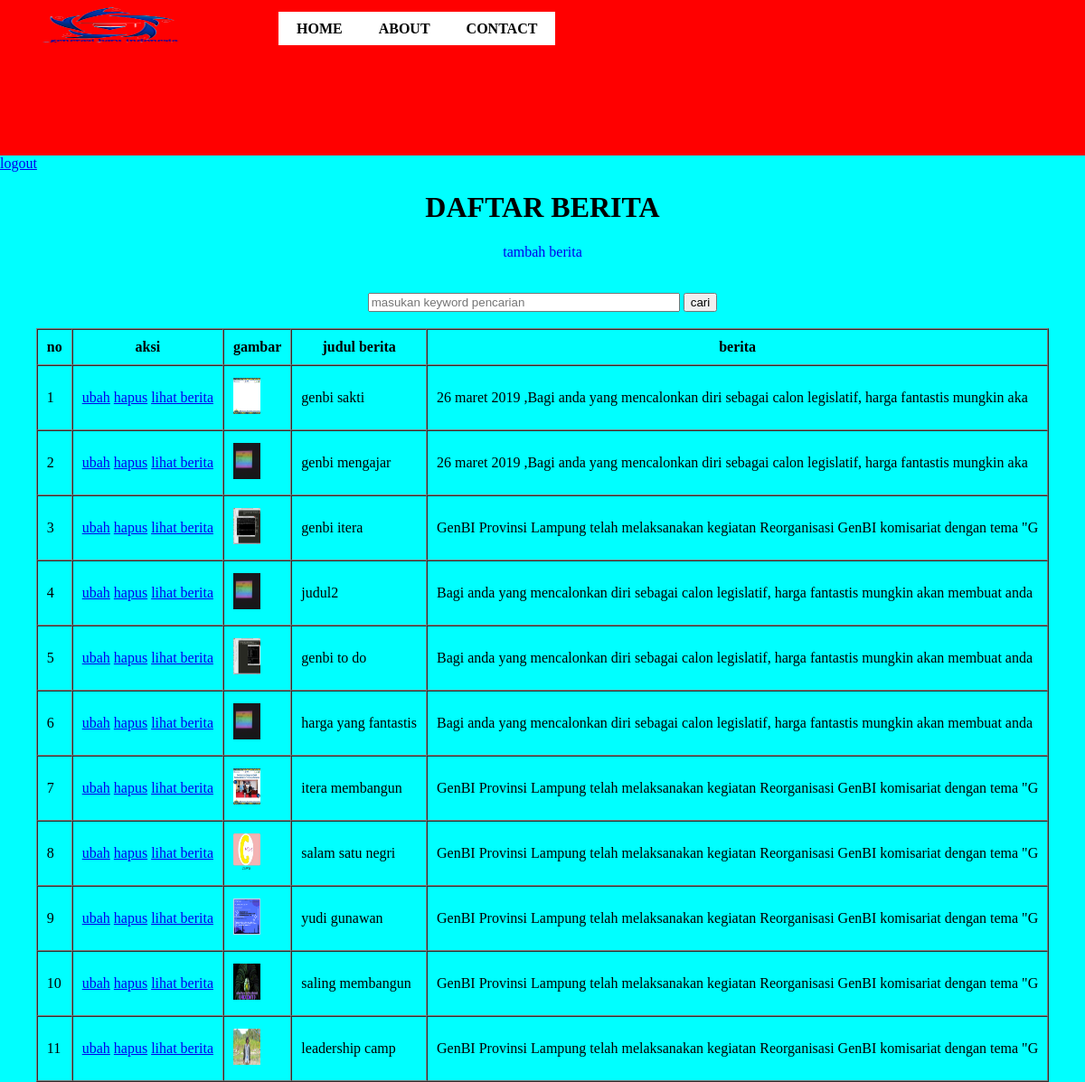
Screenshot of /website_genbi/index2.php with the database file from the repository.
### tables this page shows
CREATE TABLE `berita` (
  `id` int(11) NOT NULL,
  `judul` varchar(300) NOT NULL,
  `texts` text NOT NULL,
  `gambar` varchar(100) NOT NULL
);

### website_genbi/functions.php (called while the page is built, shortened)
<?php
	$conn = mysqli_connect("localhost","root","","phpdasar2");
	function query($querys){
		global $conn;
		$result=mysqli_query($conn,$querys);
		$rows=[];
		while($row=mysqli_fetch_assoc($result)){
			$rows[]=$row;
		}
		return $rows;
	}
 ?>

### website_genbi/index2.php (the view, shortened to what this page needs)
<?php
	require 'header.php';
	$mahasiswa = query("SELECT * FROM berita ");
 ?>
<!DOCTYPE html>
<html>
<head>
	<link rel="stylesheet" type="text/css" href="style.css">
</head>
<body>
	<a href="logout.php" >logout</a>
	<h1 align="center">DAFTAR BERITA</h1>
		<center><a href="tambah.php" style="text-decoration:none">tambah berita</a></center>
		<br><br>
		<center>
		<form action="" method="post">
			<input type="text" name="keyword" size = "40" autofocus placeholder="masukan keyword pencarian" autocomplete="off" >
			<button type="submit" name="cari">cari</button>
		</form>
		</center>
		<br>
	<div align="center">
		<table border ="1" cellpadding="10" cellspacing="0">
			<tr>
				<th>no</th>
				<th>aksi</th>
				<th>gambar</th>
				<th>judul berita</th>
				<th>berita</th>
			</tr>
			<?php $i=1; ?>
			<?php foreach($mahasiswa as $row) : ?>
			<tr>
				<td><?php echo $i; ?></td>
				<td>
					<a href="ubah.php?id=<?php echo $row["id"]; ?>">ubah</a>
					<a href="hapus.php?id=<?php echo $row["id"]; ?>" onclick=" return confirm('yakin?,tekan OK untuk melanjutkan')">hapus</a>
					<a href="listberita.php?id=<?php echo $row["id"]; ?>">lihat berita</a>
				</td>
				<td><img src="img/<?php echo $row["gambar"]; ?>"></td>
				<td><?php echo $row["judul"]; ?></td>
				<td><?php  echo "<p>".substr($row["texts"],0,100)."</p>"; ?></td>
			</tr>
			<?php $i++; ?>
		<?php endforeach; ?>
		</table>
	</div>
</body>
</html>

### website_genbi/style2.css (style rules this page uses)
body { margin: 0; background-color: #00FFFF; }
img { width: 100%; height: 150px; }
a { text-align: justify; }

### website_genbi/style.css (style rules this page uses)
body { margin: 0; background-color: #00FFFF; }
img { width: 40px; height: 40px; }

### website_genbi/index2.php (style rules this page uses)
img { height: 40px; width: 30px; }

### rows the page displays
berita: gambar (picture), judul "genbi sakti", texts "26 maret 2019 ,Bagi anda yang mencalonkan diri sebagai calon legislatif, harga fantastis mungkin aka"
berita: gambar (picture), judul "genbi mengajar", texts "26 maret 2019 ,Bagi anda yang mencalonkan diri sebagai calon legislatif, harga fantastis mungkin aka"
berita: gambar (picture), judul "genbi itera", texts "GenBI Provinsi Lampung telah melaksanakan kegiatan Reorganisasi GenBI komisariat dengan tema \"G"
berita: gambar (picture), judul "judul2", texts "Bagi anda yang mencalonkan diri sebagai calon legislatif, harga fantastis mungkin akan membuat anda"
berita: gambar (picture), judul "genbi to do", texts "Bagi anda yang mencalonkan diri sebagai calon legislatif, harga fantastis mungkin akan membuat anda"
berita: gambar (picture), judul "harga yang fantastis", texts "Bagi anda yang mencalonkan diri sebagai calon legislatif, harga fantastis mungkin akan membuat anda"
berita: gambar (picture), judul "itera membangun", texts "GenBI Provinsi Lampung telah melaksanakan kegiatan Reorganisasi GenBI komisariat dengan tema \"G"
berita: gambar (picture), judul "salam satu negri", texts "GenBI Provinsi Lampung telah melaksanakan kegiatan Reorganisasi GenBI komisariat dengan tema \"G"
berita: gambar (picture), judul "yudi gunawan", texts "GenBI Provinsi Lampung telah melaksanakan kegiatan Reorganisasi GenBI komisariat dengan tema \"G"
berita: gambar (picture), judul "saling membangun", texts "GenBI Provinsi Lampung telah melaksanakan kegiatan Reorganisasi GenBI komisariat dengan tema \"G"
berita: gambar (picture), judul "leadership camp", texts "GenBI Provinsi Lampung telah melaksanakan kegiatan Reorganisasi GenBI komisariat dengan tema \"G"
